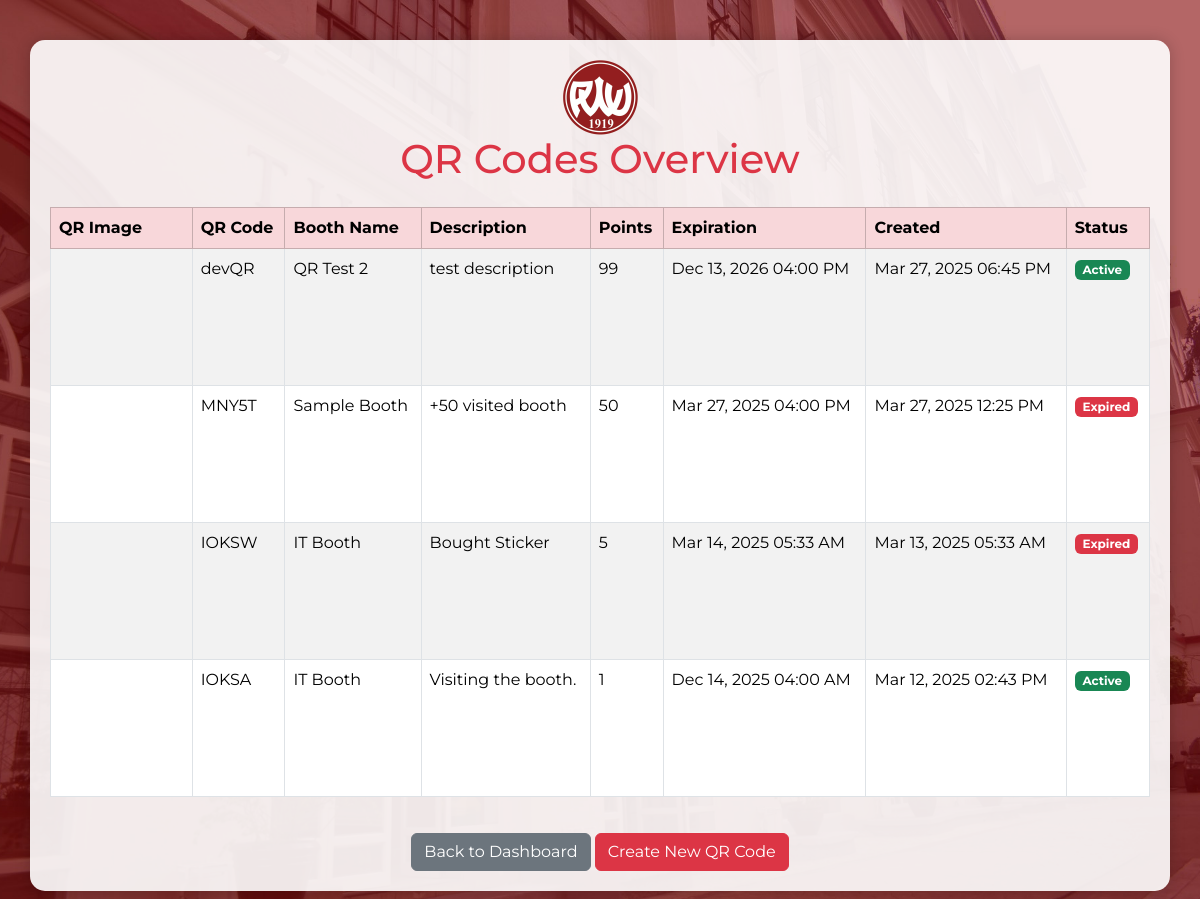
The page /view_qr_codes.php (signed in) on the database its author committed.
### tables this page shows
CREATE TABLE `qr_codes` (
  `id` int(6) UNSIGNED NOT NULL,
  `unique_text` varchar(255) NOT NULL,
  `booth_name` varchar(50) NOT NULL,
  `description` text DEFAULT NULL,
  `points` int(6) NOT NULL,
  `expiration_time` timestamp NOT NULL DEFAULT current_timestamp() ON UPDATE current_timestamp(),
  `created_at` timestamp NOT NULL DEFAULT current_timestamp()
);

### view_qr_codes.php (the view, shortened to what this page needs)
<?php
include('config.php');
$sql = "SELECT * FROM qr_codes ORDER BY created_at DESC";
$result = mysqli_query($link, $sql);
function formatDateTime($timestamp) {
    return date('M d, Y h:i A', strtotime($timestamp));
}
?>
<!DOCTYPE html>
<html lang="en">
<head>
    <link href="https://cdn.jsdelivr.net/npm/bootstrap@5.3.3/dist/css/bootstrap.min.css" rel="stylesheet"
>
    <link rel="stylesheet" href="https://cdnjs.cloudflare.com/ajax/libs/animate.css/4.1.1/animate.min.css">
</head>
<body>
    <div class="container">
        <div class="text-center mb-4">
            <img class="animate__animated animate__fadeInDown" src="img/pwu_logo.png" width="75px" alt="PWU Logo">
            <h1 class="animate__animated animate__fadeIn">QR Codes Overview</h1>
        </div>
        <?php if (mysqli_num_rows($result) > 0): ?>
            <div class="table-responsive">
                <table class="table table-striped table-bordered">
                    <thead class="table-danger">
                        <tr>
                            <th>QR Image</th>
                            <th>QR Code</th>
                            <th>Booth Name</th>
                            <th>Description</th>
                            <th>Points</th>
                            <th>Expiration</th>
                            <th>Created</th>
                            <th>Status</th>
                        </tr>
                    </thead>
                    <tbody>
                        <?php while($row = mysqli_fetch_assoc($result)):
                            $expired = strtotime($row['expiration_time']) < time();
                            $rowClass = $expired ? 'expired' : '';
                            $qrId = 'qr-' . $row['id'];
                        ?>
                            <tr class="<?php echo $rowClass; ?>">
                                <td>
                                    <div id="<?php echo $qrId; ?>" class="qr-code-container"></div>
                                </td>
                                <td><?php echo htmlspecialchars($row['unique_text']); ?></td>
                                <td><?php echo htmlspecialchars($row['booth_name']); ?></td>
                                <td><?php echo htmlspecialchars($row['description']); ?></td>
                                <td><?php echo $row['points']; ?></td>
                                <td><?php echo formatDateTime($row['expiration_time']); ?></td>
                                <td><?php echo formatDateTime($row['created_at']); ?></td>
                                <td>
                                    <?php if($expired): ?>
                                        <span class="badge bg-danger">Expired</span>
                                    <?php else: ?>
                                        <span class="badge bg-success">Active</span>
                                    <?php endif; ?>
                                </td>
                            </tr>
                        <?php endwhile; ?>
                    </tbody>
                </table>
            </div>
        <?php else: ?>
            <div class="alert alert-info">No QR codes found in the database.</div>
        <?php endif; ?>
        <div class="text-center back-btn">
            <a href="student_dashboard.php" class="btn btn-secondary">Back to Dashboard</a>
            <a href="create_qr_code.php" class="btn btn-danger">Create New QR Code</a>
        </div>
    </div>
</body>
</html>

### view_qr_codes.php (style rules this page uses)
body { background-image: url(img/pwu_bg.jpg); background-size: cover; background-position: center; min-height: 100vh; padding: 20px 0; font-family: Montserrat, sans-serif; }
.container { background-color: rgba(255, 255, 255, 0.9); border-radius: 15px; padding: 20px; margin-top: 20px; box-shadow: 0 0 15px rgba(0, 0, 0, 0.2); }
h1, h2 { color: #dc3545; text-align: center; margin-bottom: 20px; }
.table { background-color: white; }
.back-btn { margin-top: 20px; }
.expired { background-color: #ffeeee; }
.qr-code-container { width: 120px; height: 120px; margin: 0 auto; }

### rows shown on the page
qr_codes: unique_text "devQR", booth_name "QR Test 2", description "test description", points "99", expiration_time "Dec 13, 2026 04:00 PM", created_at "Mar 27, 2025 06:45 PM", shows "Active"
qr_codes: unique_text "MNY5T", booth_name "Sample Booth", description "+50 visited booth", points "50", expiration_time "Mar 27, 2025 04:00 PM", created_at "Mar 27, 2025 12:25 PM", shows "Expired"
qr_codes: unique_text "IOKSW", booth_name "IT Booth", description "Bought Sticker", points "5", expiration_time "Mar 14, 2025 05:33 AM", created_at "Mar 13, 2025 05:33 AM", shows "Expired"
qr_codes: unique_text "IOKSA", booth_name "IT Booth", description "Visiting the booth.", points "1", expiration_time "Dec 14, 2025 04:00 AM", created_at "Mar 12, 2025 02:43 PM", shows "Active"
